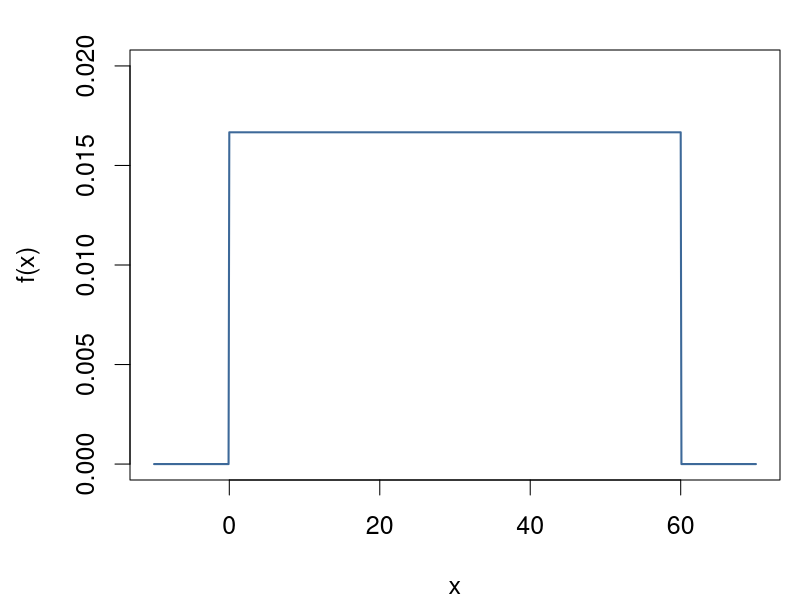

Reproduce this figure in R.
# Gleichverteilung

a <- 0
b <- 60
unif.ts <- ts(dunif(seq(-10, 70, by=0.1), a, b), start=-10, frequency=10)

par(mai=c(1.2,1.3,0.5,0.2), cex=1.5)
plot(unif.ts, type="l", xlim=c(-10,70), ylim=c(0,0.02),
     col=c("#3D6999"), lwd=2, xlab="x", ylab="f(x)")

